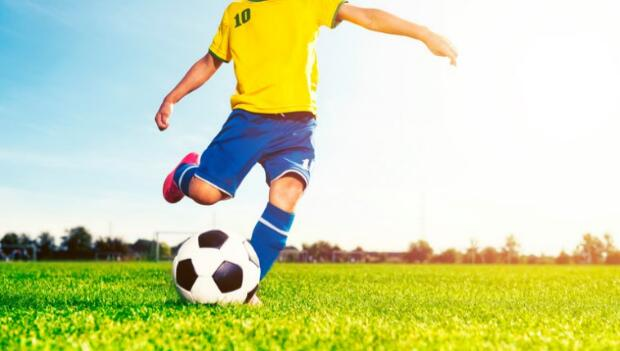
#> input picture pic/operate/footballshooter.jpg, 620 x 351 px, found by its file name
$ python geometry_transformation.py
#> lines starting #> are read from the running program, lines starting #| are printed output that depends on the picture
import numpy as np
import cv2 as cv

#resize
# img = cv.imread('pic/operate/footballshooter.jpg')
# cv.imshow('window1',img)
# res = cv.resize(img,None,fx=2,fy=2,interpolation=cv.INTER_CUBIC)
# #OR
# #height,width = img.shape[:2]

# #res = cv.resize(img,(2*width,2*height),interpolation=cv.INTER_CUBIC)
# cv.imshow('window2',res)
# cv.waitKey(0)


#translate
img = cv.imread('pic/operate/footballshooter.jpg',0)
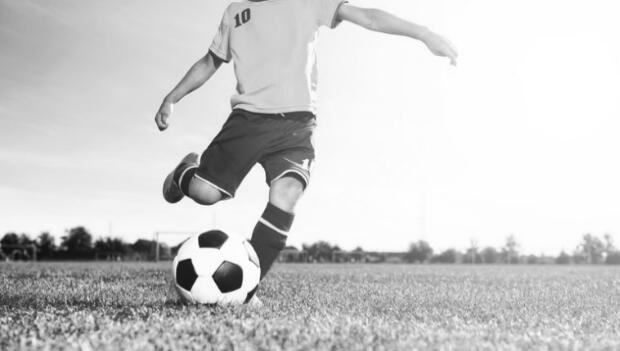
#> img: shape (351, 620); min 15, max 255, mean 205.3
rows,cols = img.shape
#> rows = 351; cols = 620

M = np.float32([[1,0,100],[0,1,50]])
dst = cv.warpAffine(img,M,(cols,rows))
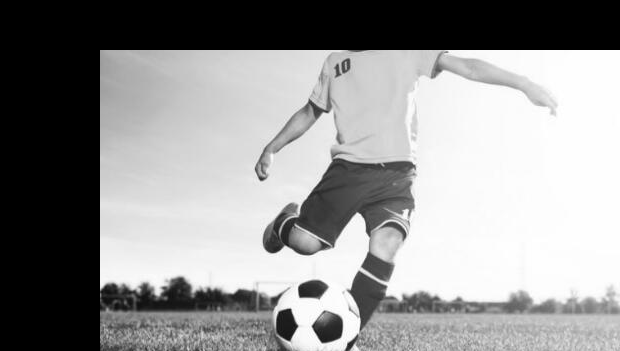
#> dst: shape (351, 620); min 0, max 255, mean 146.7

cv.imshow('img',dst)
cv.waitKey(0)
cv.destroyAllWindows()

mg = cv.imread('pic/operate/footballshooter.jpg',0)
rows,cols = img.shape

M = cv.getRotationMatrix2D((cols/2,rows/2),90,1)
dst = cv.warpAffine(img,M,(cols,rows))
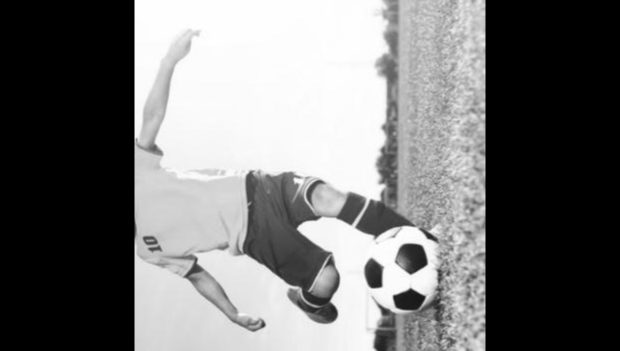
#> dst: shape (351, 620); min 0, max 255, mean 114.5

cv.imshow('img',dst)
cv.waitKey(0)
cv.destroyAllWindows()

img = cv.imread('pic/sudoku.png')
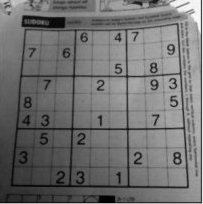
#> input picture pic/sudoku.png, 203 x 204 px, found by its file name
#> img is the input picture: shape (204, 203, 3); min 0, max 255, mean 112.5

rows,cols,ch = img.shape
#> rows = 204; cols = 203; ch = 3

pts1 = np.float32([[56,65],[368,52],[28,387],[389,390]])
pts2 = np.float32([[0,0],[300,0],[0,300],[300,300]])

#not the original picture,sol: select point by click the button
#and then make the transformation


# M = cv.getPerspectiveTransform(pts1,pts2)

# dst = cv.warpPerspective(img,M,(300,300))

# cv.imshow()
